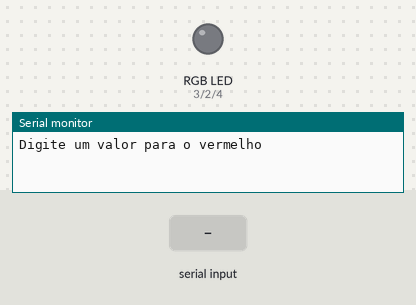
Recording of a sketch running on a simulated Arduino Uno, built with avr-gcc and run on an emulated ATmega328P. Parts: an RGB LED mixed from three pins (HIGH = lit), the last lines printed to the serial monitor. The test bench sets the inputs (shaded band). Dim RGB values are drawn brighter than linear.

Above: at 1.2 s.
1.3 s: "90,45,200\n" received over Serial
At 2.0 s:
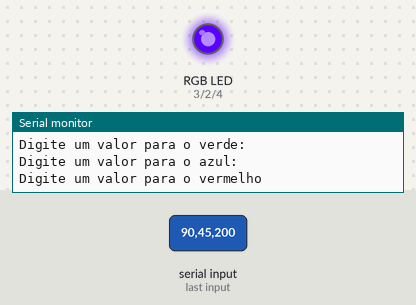
2.8 s: "30,150,10\n" received over Serial
At 3.1 s:
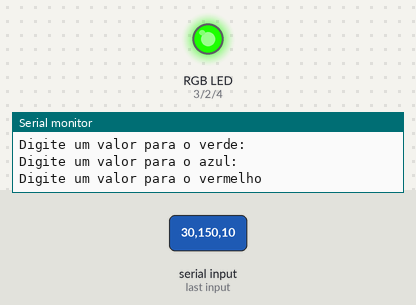
4.3 s: "90,45\n" received over Serial
At 5.3 s:
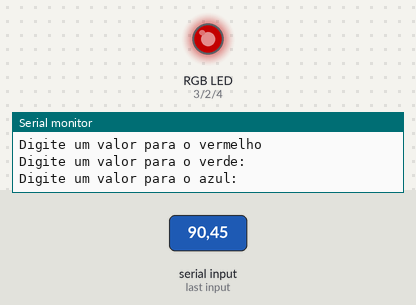
5.8 s: "30,150\n" received over Serial
At 6.5 s:
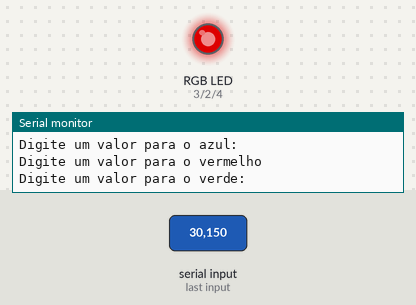
7.3 s: "200\n" received over Serial
At 8.5 s:
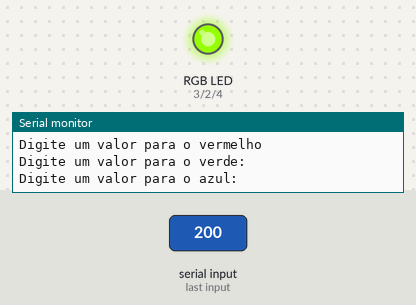
8.8 s: "1,90\n" received over Serial
At 9.9 s:
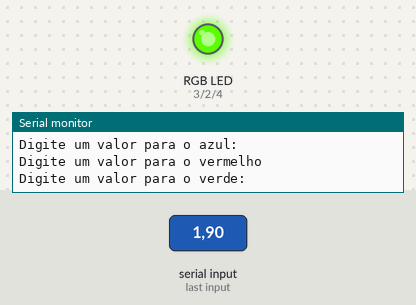
Timing chart, 0 to 11.3 s (numbered marks = the images above; inputs shaded):
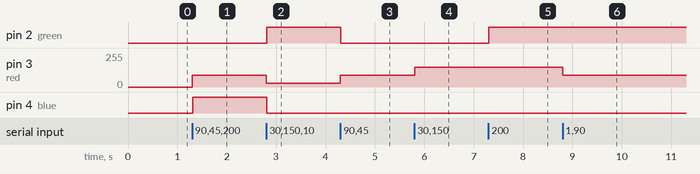

The sketch:

ard_portaanalo.ino
```cpp
const int blue=4;
const int red=3;
const int green=2;
int valorvermelho;
int valorverde;
int valorazul;
void setup() {
  pinMode(red, OUTPUT);
  pinMode(blue, OUTPUT);
  pinMode(green, OUTPUT);
  Serial.begin(9600);
}
void loop() {
  Serial.println("Digite um valor para o vermelho");
  Serial.println();
  Serial.setTimeout(60000);
  if (Serial.available() >= 0) {
    valorvermelho = Serial.parseInt();
    analogWrite(red, valorvermelho);
  }
  Serial.println("Digite um valor para o verde:");
  Serial.println();
  Serial.setTimeout(60000);
  if(Serial.available()>=0){
    valorverde=Serial.parseInt();
    analogWrite(green, valorverde);
  }
  Serial.println("Digite um valor para o azul:");
  Serial.println();
  Serial.setTimeout(60000);
  if(Serial.available() >=0){
    valorazul= Serial.parseInt();
     analogWrite(blue, valorazul);
  }


}
```

Measured:
- after the input at 1.3 s, pin 3 (red): 0/255 → 90/255 at once; pin 4 (blue): LOW → HIGH at once
- after the input at 2.8 s, pin 2 (green): LOW → HIGH at once; pin 3 (red): 90/255 → 30/255 at once; pin 4 (blue): HIGH → LOW at once
- after the input at 4.3 s, pin 2 (green): HIGH → LOW at once; pin 3 (red): 30/255 → 90/255 at once
- after the input at 5.8 s, pin 3 (red): 90/255 → 150/255 at once
- after the input at 7.3 s, pin 2 (green): LOW → HIGH at once
- after the input at 8.8 s, pin 3 (red): 150/255 → 90/255 at once
